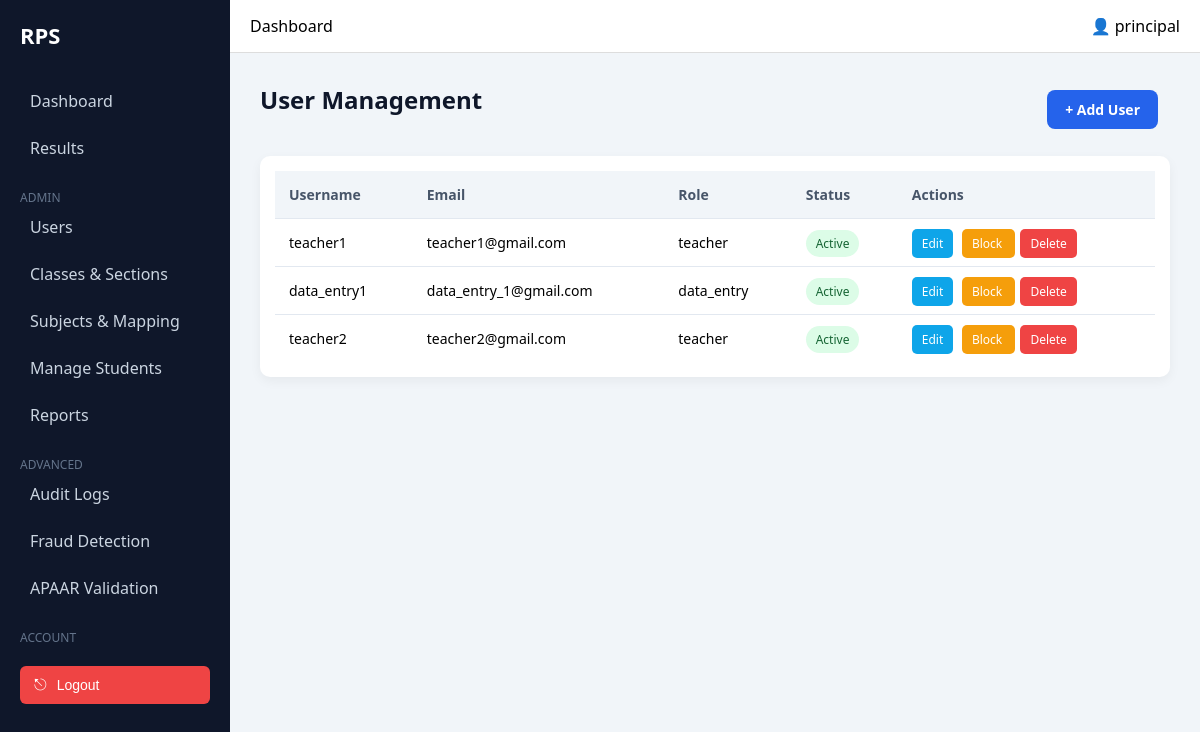
The page /dashboard/users/ (signed in) on the database as committed earlier.
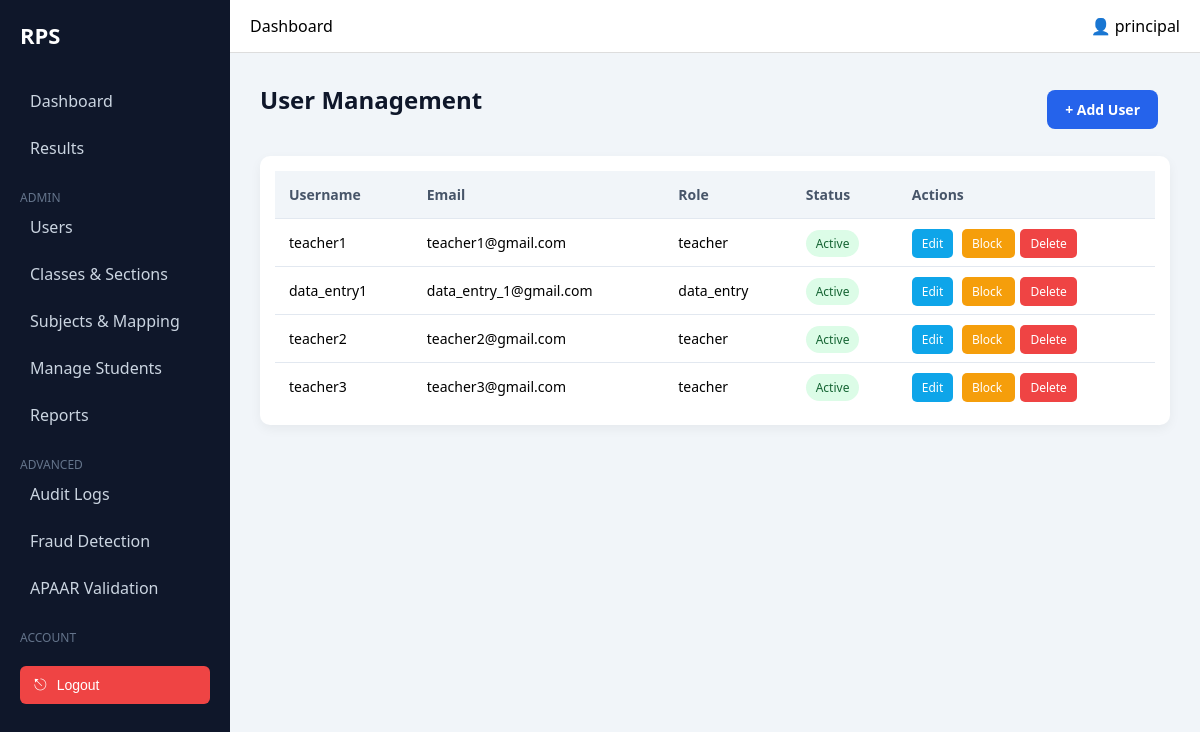
The same page on the database as committed later.
### accounts/models.py (models this page shows)
class User(AbstractUser):
    ROLE_CHOICES = (
        ('admin', 'Admin'),
        ('teacher', 'Teacher'),
        ('data_entry', 'Data Entry'),
    )
    role = models.CharField(max_length=20, choices=ROLE_CHOICES)

### dashboard/views.py (the view)
# urls.py: path('users/', views.manage_users, name='manage_users'),
@login_required
def manage_users(request):
    if request.user.role != 'admin':
        return redirect('login')
    users = User.objects.filter(role__in=['teacher', 'data_entry'])
    return render(request, 'dashboard/admin/users.html', {'users': users})

### templates/dashboard/admin/users.html
{% extends 'dashboard/base.html' %}
{% block content %}
<div class="page-actions">
    <h2>User Management</h2>
    <a href="{% url 'add_user' %}" class="btn-primary">
        + Add User
    </a>
</div>
<div class="table-container">
    <table>
        <thead>
            <tr>
                <th>Username</th>
                <th>Email</th>
                <th>Role</th>
                <th>Status</th>
                <th>Actions</th>
            </tr>
        </thead>
        <tbody>
            {% for user in users %}
            <tr>
                <td>{{ user.username }}</td>
                <td>{{ user.email }}</td>
                <td>{{ user.role }}</td>
                <td>
                    {% if user.is_active %}
                        <span class="status active">Active</span>
                    {% else %}
                        <span class="status blocked">Blocked</span>
                    {% endif %}
                </td>
                <td>
                    <a href="{% url 'edit_user' user.id %}" class="action-btn edit-btn">Edit</a>
                    <a href="{% url 'toggle_user' user.id %}" class="action-btn block-btn">
                        {% if user.is_active %}Block{% else %}Unblock{% endif %}
                    </a>
                    <a href="{% url 'delete_user' user.id %}" class="action-btn delete-btn">Delete</a>
                </td>
            </tr>
            {% endfor %}
        </tbody>
    </table>
</div>
{% endblock %}

Rows that differ between the two databases and show on the page:
added User: username "teacher3", email "teacher3@gmail.com", role "teacher", is_active "Active"
